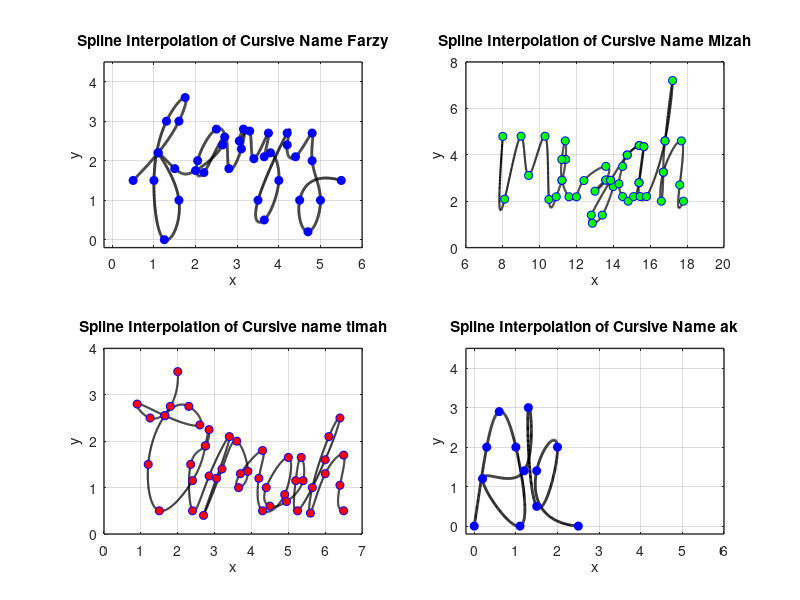

MATLAB code for this plot:
% Define data points for x and y coordinates
x = [0.5 1.1 1.6 1.75 1.3 1 1.25 1.6 1.1 1.5 2 2.65 2.5 2.05 2.2 2.7 2.8 3.1 3.15 3.05 3.3 3.4 3.75 3.65 3.8 4 3.65 3.5 4.2 4.2 4.4 4.8 4.8 5 4.7 4.5 5.5];
y = [1.5 2.2 3 3.6 3 1.5 0 1 2.2 1.8 1.75 2.4 2.8 2 1.7 2.6 1.8 2.3 2.8 2.5 2.75 2.05 2.7 2.1 2.2 1.5 0.5 1 2.7 2.4 2.1 2.7 2 1 0.2 1 1.5];

n = length(x);
t = 0:n-1; % Parametric coordinate t
tt = 0:0.01:n-1; % More dense coordinate tt for spline interpolation

% Compute spline interpolation
 xx = spline(t, x, tt);
 yy = spline(t, y, tt);

 % Plot settings
 figure(1)
 subplot(2,2,1);
 plot(xx, yy, 'k', 'LineWidth', 2) % plot spline
 hold on
 plot(x, y, 'bo', 'MarkerFaceColor', 'b') % plot data points
 axis([-0.2 6 -0.2 4.5])
 grid on
 title('Spline Interpolation of Cursive Name Farzy')
 xlabel('x')
 ylabel('y')
 set(gca, 'FontSize', 10, 'LineWidth', 1)
 grid on

  % Define data points for x and y coordinates
x = [8 8.1 8.99 9.4 10.29 10.5 10.9 11.21 11.41 11.39 11.2 11.21 11.59 12 12.4 13.59 13.59 13 13.59 13.85 13.99 13.4 12.86 12.8 13.85 14.75 15.4 15.65 15.4 14.75 14.5 14.3 14.5 14.8 15.1 15.39 15.65 15.39 15.45 15.8 16.8 17.21 16.8 16.71 16.6 16.71 17.69 17.6 17.8];
y = [4.79 2.09 4.8 3.11 4.8 2.08 2.19 2.9 3.8 4.6 3.8 2.9 2.19 2.19 2.89 3.5 2.91 2.43 2.91 2.9 2.63 1.4 1.05 1.4 2.9 3.99 4.4 4.35 4.4 3.99 3.5 2.75 2.2 2 2.2 2.8 4.35 2.8 2.2 2.2 4.6 7.2 4.6 3.25 2 3.25 4.6 2.7 2];

n = length(x);
t = 0:n-1; % Parametric coordinate t
tt = 0:0.01:n-1; % More dense coordinate tt for spline interpolation

% Compute spline interpolation
xx = spline(t, x, tt);
yy = spline(t, y, tt);

% Plot settings
figure(1)
subplot(2,2,2);
plot(xx, yy, 'k', 'LineWidth', 1.5) % plot spline
hold on
plot(x, y, 'bo', 'MarkerFaceColor', 'g') % plot data points
axis([6 20 0 8])
grid on
title('Spline Interpolation of Cursive Name Mizah')
xlabel('x')
ylabel('y')
set(gca, 'FontSize', 10, 'LineWidth', 1)
grid on

% Data for the name 'timah'
x3 = [2 1.8 1.25 0.9 1.65 2.6 2.3 1.65 1.2 1.5... % for letter 't'
    2.4 2.75 2.85 2.75 2.35 2.4... % for letter 'i'
    2.85 3.4 3.05 2.7 3.2 3.6 3.9 3.65 3.7 4.3 4.2 4.3... % for letter 'm'
    4.9 5 4.4 4.5 4.95 5.4 5.35 5.2 5.25... % for letter 'a'
    6 6.4 6.1 5.65 5.6 6 6.5 6.4 6.5]; % for letter 'h'
y3 = [3.5 2.75 2.5 2.8 2.55 2.35 2.75 2.55 1.5 0.5... % for letter 't'
    1.15 1.9 2.25 1.9 1.5 0.5... % for letter 'i'
    1.25 2.1 1.2 0.4 1.4 2 1.35 1 1.3 1.8 1.2 0.5... % for letter 'm'
    0.85 1.65 1 0.6 0.7 1.15 1.65 1.15 0.5... %for letter 'a'
    1.6 2.5 2.1 1 0.45 1.3 1.7 1.05 0.5]; %for letter 'h'

n = length(x3);
t3 = 0:n-1;
tt3 = 0:0.01:n-1;

xx3 = spline(t3, x3, tt3);
yy3 = spline(t3, y3, tt3);

% plotting the names
figure (1)
subplot(2,2,3);
plot (xx3, yy3, 'k', 'LineWidth', 1.5)
hold on
plot (x3, y3, 'bo', 'MarkerFaceColor','r')
axis([0 7 0 4])
grid on
title ('Spline Interpolation of Cursive name timah')
xlabel('x')
ylabel('y')
set (gca, 'Fontsize', 10, 'LineWidth', 1)
grid on

% Data name for afdieka
x = [0 0.3 0.6 1 1.1 0.2 1.2 1.3 1.5 2 1.5 2.5];
y = [0 2 2.9 2 0 1.2 1.4 3 0.5 2 1.4 0];

n = length(x);
t = 0:n-1; % Parametric coordinate t
tt = 0:0.01:n-1; % More dense coordinate tt for spline interpolation

% Compute spline interpolation
 xx = spline(t, x, tt);
 yy = spline(t, y, tt);

 % Plot settings
 figure(1)
 subplot(2,2,4);
 plot(xx, yy, 'k', 'LineWidth', 2) % plot spline
 hold on
 plot(x, y, 'bo', 'MarkerFaceColor', 'b') % plot data points
 axis([-0.2 6 -0.2 4.5])
 grid on
 title('Spline Interpolation of Cursive Name ak')
 xlabel('x')
 ylabel('y')
 set(gca, 'FontSize', 10, 'LineWidth', 1)
 grid on
